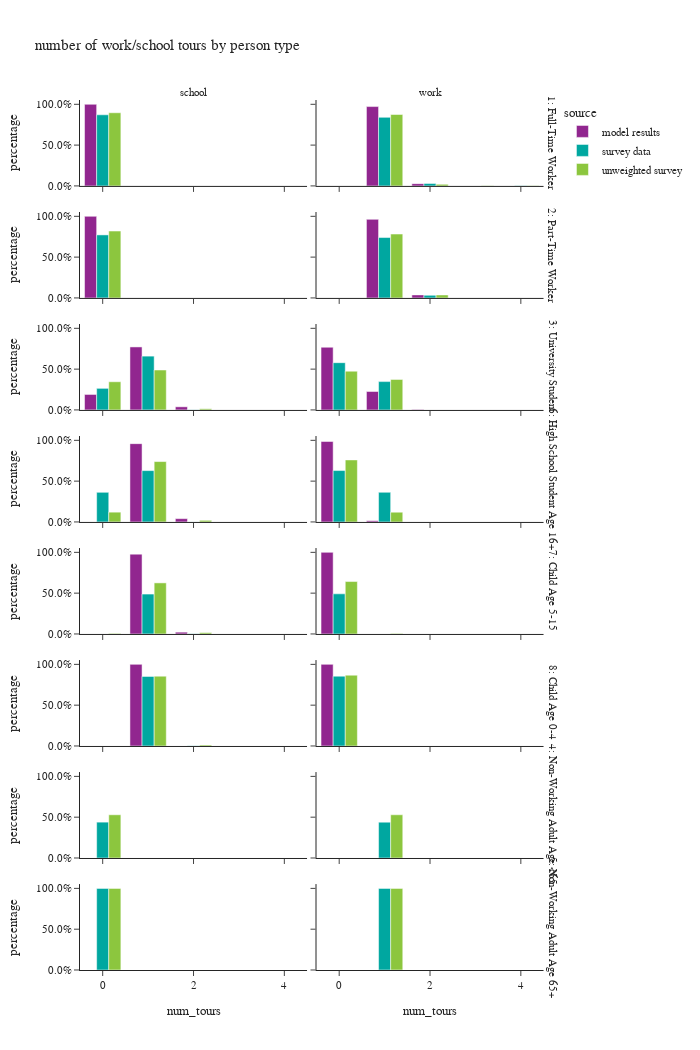

This figure's notebook cell:
### Code cell
# number of mandatory tours
df_plot = m_tour_data[['person_id','source','ptype_label','tour_type','tour_id','person_weight']].groupby(['person_id','source','ptype_label','tour_type','person_weight']).count().reset_index()

pivoted = df_plot.pivot(index=['person_id','source','ptype_label','person_weight'], columns="tour_type", values="tour_id").fillna(0).reset_index()
df_plot = pivoted.melt(id_vars=['person_id','source','ptype_label','person_weight'], var_name="tour_type")

df_plot['num_tours'] = df_plot['value']
df_plot['ws_weight'] = df_plot['person_weight']
df_plot = df_plot.groupby(['source','ptype_label','tour_type','num_tours'])['ws_weight'].sum().reset_index()
df_plot = df_plot.merge(df_ptype_count, how='left', on=['source','ptype_label'])
df_plot['percentage'] = df_plot['ws_weight']/df_plot['person_weight']

fig = px.bar(df_plot, x="num_tours", y="percentage", color="source",barmode="group",
             facet_row="ptype_label",facet_col="tour_type",
             title="number of work/school tours by person type")
fig.for_each_annotation(lambda a: a.update(text=a.text.split("=")[-1]))
fig.update_layout(height=1050, width=700)
fig.update_yaxes(tickformat=".1%")
fig.show()

### Figure 1 — Plotly figure (JSON) as saved in the notebook; plotly's stock layout.template omitted (floating-point values rounded to 4 significant figures)
{"data": [{"alignmentgroup": "True", "hovertemplate": "source=model results<br>ptype_label=1: Full-Time Worker<br>tour_type=school<br>num_tours=%{x}<br>percentage=%{y}<extra></extra>", "legendgroup": "model results", "marker": {"color": "#91268F", "pattern": {"shape": ""}}, "name": "model results", "offsetgroup": "model results", "orientation": "v", "showlegend": true, "textposition": "auto", "type": "bar", "x": [0.0], "xaxis": "x15", "y": [1.0], "yaxis": "y15"}, {"alignmentgroup": "True", "hovertemplate": "source=model results<br>ptype_label=1: Full-Time Worker<br>tour_type=work<br>num_tours=%{x}<br>percentage=%{y}<extra></extra>", "legendgroup": "model results", "marker": {"color": "#91268F", "pattern": {"shape": ""}}, "name": "model results", "offsetgroup": "model results", "orientation": "v", "showlegend": false, "textposition": "auto", "type": "bar", "x": [1.0, 2.0], "xaxis": "x16", "y": [0.9721, 0.0279], "yaxis": "y16"}, {"alignmentgroup": "True", "hovertemplate": "source=model results<br>ptype_label=2: Part-Time Worker<br>tour_type=school<br>num_tours=%{x}<br>percentage=%{y}<extra></extra>", "legendgroup": "model results", "marker": {"color": "#91268F", "pattern": {"shape": ""}}, "name": "model results", "offsetgroup": "model results", "orientation": "v", "showlegend": false, "textposition": "auto", "type": "bar", "x": [0.0], "xaxis": "x13", "y": [1.0], "yaxis": "y13"}, {"alignmentgroup": "True", "hovertemplate": "source=model results<br>ptype_label=2: Part-Time Worker<br>tour_type=work<br>num_tours=%{x}<br>percentage=%{y}<extra></extra>", "legendgroup": "model results", "marker": {"color": "#91268F", "pattern": {"shape": ""}}, "name": "model results", "offsetgroup": "model results", "orientation": "v", "showlegend": false, "textposition": "auto", "type": "bar", "x": [1.0, 2.0], "xaxis": "x14", "y": [0.9627, 0.03732], "yaxis": "y14"}, {"alignmentgroup": "True", "hovertemplate": "source=model results<br>ptype_label=3: University Student<br>tour_type=school<br>num_tours=%{x}<br>percentage=%{y}<extra></extra>", "legendgroup": "model results", "marker": {"color": "#91268F", "pattern": {"shape": ""}}, "name": "model results", "offsetgroup": "model results", "orientation": "v", "showlegend": false, "textposition": "auto", "type": "bar", "x": [0.0, 1.0, 2.0], "xaxis": "x11", "y": [0.1897, 0.7719, 0.03842], "yaxis": "y11"}, {"alignmentgroup": "True", "hovertemplate": "source=model results<br>ptype_label=3: University Student<br>tour_type=work<br>num_tours=%{x}<br>percentage=%{y}<extra></extra>", "legendgroup": "model results", "marker": {"color": "#91268F", "pattern": {"shape": ""}}, "name": "model results", "offsetgroup": "model results", "orientation": "v", "showlegend": false, "textposition": "auto", "type": "bar", "x": [0.0, 1.0, 2.0], "xaxis": "x12", "y": [0.7682, 0.2262, 0.005561], "yaxis": "y12"}, {"alignmentgroup": "True", "hovertemplate": "source=model results<br>ptype_label=6: High School Student Age 16+<br>tour_type=school<br>num_tours=%{x}<br>percentage=%{y}<extra></extra>", "legendgroup": "model results", "marker": {"color": "#91268F", "pattern": {"shape": ""}}, "name": "model results", "offsetgroup": "model results", "orientation": "v", "showlegend": false, "textposition": "auto", "type": "bar", "x": [1.0, 2.0], "xaxis": "x9", "y": [0.9594, 0.04063], "yaxis": "y9"}, {"alignmentgroup": "True", "hovertemplate": "source=model results<br>ptype_label=6: High School Student Age 16+<br>tour_type=work<br>num_tours=%{x}<br>percentage=%{y}<extra></extra>", "legendgroup": "model results", "marker": {"color": "#91268F", "pattern": {"shape": ""}}, "name": "model results", "offsetgroup": "model results", "orientation": "v", "showlegend": false, "textposition": "auto", "type": "bar", "x": [0.0, 1.0], "xaxis": "x10", "y": [0.986, 0.01403], "yaxis": "y10"}, {"alignmentgroup": "True", "hovertemplate": "source=model results<br>ptype_label=7: Child Age 5-15<br>tour_type=school<br>num_tours=%{x}<br>percentage=%{y}<extra></extra>", "legendgroup": "model results", "marker": {"color": "#91268F", "pattern": {"shape": ""}}, "name": "model results", "offsetgroup": "model results", "orientation": "v", "showlegend": false, "textposition": "auto", "type": "bar", "x": [1.0, 2.0], "xaxis": "x7", "y": [0.978, 0.02203], "yaxis": "y7"}, {"alignmentgroup": "True", "hovertemplate": "source=model results<br>ptype_label=7: Child Age 5-15<br>tour_type=work<br>num_tours=%{x}<br>percentage=%{y}<extra></extra>", "legendgroup": "model results", "marker": {"color": "#91268F", "pattern": {"shape": ""}}, "name": "model results", "offsetgroup": "model results", "orientation": "v", "showlegend": false, "textposition": "auto", "type": "bar", "x": [0.0], "xaxis": "x8", "y": [1.0], "yaxis": "y8"}, {"alignmentgroup": "True", "hovertemplate": "source=model results<br>ptype_label=8: Child Age 0-4<br>tour_type=school<br>num_tours=%{x}<br>percentage=%{y}<extra></extra>", "legendgroup": "model results", "marker": {"color": "#91268F", "pattern": {"shape": ""}}, "name": "model results", "offsetgroup": "model results", "orientation": "v", "showlegend": false, "textposition": "auto", "type": "bar", "x": [1.0], "xaxis": "x5", "y": [1.0], "yaxis": "y5"}, {"alignmentgroup": "True", "hovertemplate": "source=model results<br>ptype_label=8: Child Age 0-4<br>tour_type=work<br>num_tours=%{x}<br>percentage=%{y}<extra></extra>", "legendgroup": "model results", "marker": {"color": "#91268F", "pattern": {"shape": ""}}, "name": "model results", "offsetgroup": "model results", "orientation": "v", "showlegend": false, "textposition": "auto", "type": "bar", "x": [0.0], "xaxis": "x6", "y": [1.0], "yaxis": "y6"}, {"alignmentgroup": "True", "hovertemplate": "source=survey data<br>ptype_label=1: Full-Time Worker<br>tour_type=school<br>num_tours=%{x}<br>percentage=%{y}<extra></extra>", "legendgroup": "survey data", "marker": {"color": "#00A7A0", "pattern": {"shape": ""}}, "name": "survey data", "offsetgroup": "survey data", "orientation": "v", "showlegend": true, "textposition": "auto", "type": "bar", "x": [0.0], "xaxis": "x15", "y": [0.8712], "yaxis": "y15"}, {"alignmentgroup": "True", "hovertemplate": "source=survey data<br>ptype_label=1: Full-Time Worker<br>tour_type=work<br>num_tours=%{x}<br>percentage=%{y}<extra></extra>", "legendgroup": "survey data", "marker": {"color": "#00A7A0", "pattern": {"shape": ""}}, "name": "survey data", "offsetgroup": "survey data", "orientation": "v", "showlegend": false, "textposition": "auto", "type": "bar", "x": [1.0, 2.0, 3.0, 4.0], "xaxis": "x16", "y": [0.8404, 0.03033, 6.311e-05, 0.0004842], "yaxis": "y16"}, {"alignmentgroup": "True", "hovertemplate": "source=survey data<br>ptype_label=2: Part-Time Worker<br>tour_type=school<br>num_tours=%{x}<br>percentage=%{y}<extra></extra>", "legendgroup": "survey data", "marker": {"color": "#00A7A0", "pattern": {"shape": ""}}, "name": "survey data", "offsetgroup": "survey data", "orientation": "v", "showlegend": false, "textposition": "auto", "type": "bar", "x": [0.0], "xaxis": "x13", "y": [0.7722], "yaxis": "y13"}, {"alignmentgroup": "True", "hovertemplate": "source=survey data<br>ptype_label=2: Part-Time Worker<br>tour_type=work<br>num_tours=%{x}<br>percentage=%{y}<extra></extra>", "legendgroup": "survey data", "marker": {"color": "#00A7A0", "pattern": {"shape": ""}}, "name": "survey data", "offsetgroup": "survey data", "orientation": "v", "showlegend": false, "textposition": "auto", "type": "bar", "x": [1.0, 2.0], "xaxis": "x14", "y": [0.7398, 0.03243], "yaxis": "y14"}, {"alignmentgroup": "True", "hovertemplate": "source=survey data<br>ptype_label=3: University Student<br>tour_type=school<br>num_tours=%{x}<br>percentage=%{y}<extra></extra>", "legendgroup": "survey data", "marker": {"color": "#00A7A0", "pattern": {"shape": ""}}, "name": "survey data", "offsetgroup": "survey data", "orientation": "v", "showlegend": false, "textposition": "auto", "type": "bar", "x": [0.0, 1.0, 2.0], "xaxis": "x11", "y": [0.2646, 0.6593, 0.002394], "yaxis": "y11"}, {"alignmentgroup": "True", "hovertemplate": "source=survey data<br>ptype_label=3: University Student<br>tour_type=work<br>num_tours=%{x}<br>percentage=%{y}<extra></extra>", "legendgroup": "survey data", "marker": {"color": "#00A7A0", "pattern": {"shape": ""}}, "name": "survey data", "offsetgroup": "survey data", "orientation": "v", "showlegend": false, "textposition": "auto", "type": "bar", "x": [0.0, 1.0], "xaxis": "x12", "y": [0.579, 0.3473], "yaxis": "y12"}, {"alignmentgroup": "True", "hovertemplate": "source=survey data<br>ptype_label=6: High School Student Age 16+<br>tour_type=school<br>num_tours=%{x}<br>percentage=%{y}<extra></extra>", "legendgroup": "survey data", "marker": {"color": "#00A7A0", "pattern": {"shape": ""}}, "name": "survey data", "offsetgroup": "survey data", "orientation": "v", "showlegend": false, "textposition": "auto", "type": "bar", "x": [0.0, 1.0, 2.0], "xaxis": "x9", "y": [0.3633, 0.6291, 0.0006962], "yaxis": "y9"}, {"alignmentgroup": "True", "hovertemplate": "source=survey data<br>ptype_label=6: High School Student Age 16+<br>tour_type=work<br>num_tours=%{x}<br>percentage=%{y}<extra></extra>", "legendgroup": "survey data", "marker": {"color": "#00A7A0", "pattern": {"shape": ""}}, "name": "survey data", "offsetgroup": "survey data", "orientation": "v", "showlegend": false, "textposition": "auto", "type": "bar", "x": [0.0, 1.0], "xaxis": "x10", "y": [0.6298, 0.3633], "yaxis": "y10"}, {"alignmentgroup": "True", "hovertemplate": "source=survey data<br>ptype_label=7: Child Age 5-15<br>tour_type=school<br>num_tours=%{x}<br>percentage=%{y}<extra></extra>", "legendgroup": "survey data", "marker": {"color": "#00A7A0", "pattern": {"shape": ""}}, "name": "survey data", "offsetgroup": "survey data", "orientation": "v", "showlegend": false, "textposition": "auto", "type": "bar", "x": [0.0, 1.0, 2.0], "xaxis": "x7", "y": [0.000199, 0.4889, 0.002762], "yaxis": "y7"}, {"alignmentgroup": "True", "hovertemplate": "source=survey data<br>ptype_label=7: Child Age 5-15<br>tour_type=work<br>num_tours=%{x}<br>percentage=%{y}<extra></extra>", "legendgroup": "survey data", "marker": {"color": "#00A7A0", "pattern": {"shape": ""}}, "name": "survey data", "offsetgroup": "survey data", "orientation": "v", "showlegend": false, "textposition": "auto", "type": "bar", "x": [0.0, 1.0], "xaxis": "x8", "y": [0.4916, 0.000199], "yaxis": "y8"}, {"alignmentgroup": "True", "hovertemplate": "source=survey data<br>ptype_label=8: Child Age 0-4<br>tour_type=school<br>num_tours=%{x}<br>percentage=%{y}<extra></extra>", "legendgroup": "survey data", "marker": {"color": "#00A7A0", "pattern": {"shape": ""}}, "name": "survey data", "offsetgroup": "survey data", "orientation": "v", "showlegend": false, "textposition": "auto", "type": "bar", "x": [1.0, 2.0], "xaxis": "x5", "y": [0.8526, 0.002688], "yaxis": "y5"}, {"alignmentgroup": "True", "hovertemplate": "source=survey data<br>ptype_label=8: Child Age 0-4<br>tour_type=work<br>num_tours=%{x}<br>percentage=%{y}<extra></extra>", "legendgroup": "survey data", "marker": {"color": "#00A7A0", "pattern": {"shape": ""}}, "name": "survey data", "offsetgroup": "survey data", "orientation": "v", "showlegend": false, "textposition": "auto", "type": "bar", "x": [0.0], "xaxis": "x6", "y": [0.8553], "yaxis": "y6"}, {"alignmentgroup": "True", "hovertemplate": "source=survey data<br>ptype_label=4: Non-Working Adult Age <65<br>tour_type=school<br>num_tours=%{x}<br>percentage=%{y}<extra></extra>", "legendgroup": "survey data", "marker": {"color": "#00A7A0", "pattern": {"shape": ""}}, "name": "survey data", "offsetgroup": "survey data", "orientation": "v", "showlegend": false, "textposition": "auto", "type": "bar", "x": [0.0], "xaxis": "x3", "y": [0.4392], "yaxis": "y3"}, {"alignmentgroup": "True", "hovertemplate": "source=survey data<br>ptype_label=4: Non-Working Adult Age <65<br>tour_type=work<br>num_tours=%{x}<br>percentage=%{y}<extra></extra>", "legendgroup": "survey data", "marker": {"color": "#00A7A0", "pattern": {"shape": ""}}, "name": "survey data", "offsetgroup": "survey data", "orientation": "v", "showlegend": false, "textposition": "auto", "type": "bar", "x": [1.0], "xaxis": "x4", "y": [0.4392], "yaxis": "y4"}, {"alignmentgroup": "True", "hovertemplate": "source=survey data<br>ptype_label=5: Non-Working Adult Age 65+<br>tour_type=school<br>num_tours=%{x}<br>percentage=%{y}<extra></extra>", "legendgroup": "survey data", "marker": {"color": "#00A7A0", "pattern": {"shape": ""}}, "name": "survey data", "offsetgroup": "survey data", "orientation": "v", "showlegend": false, "textposition": "auto", "type": "bar", "x": [0.0], "xaxis": "x", "y": [1.0], "yaxis": "y"}, {"alignmentgroup": "True", "hovertemplate": "source=survey data<br>ptype_label=5: Non-Working Adult Age 65+<br>tour_type=work<br>num_tours=%{x}<br>percentage=%{y}<extra></extra>", "legendgroup": "survey data", "marker": {"color": "#00A7A0", "pattern": {"shape": ""}}, "name": "survey data", "offsetgroup": "survey data", "orientation": "v", "showlegend": false, "textposition": "auto", "type": "bar", "x": [1.0], "xaxis": "x2", "y": [1.0], "yaxis": "y2"}, {"alignmentgroup": "True", "hovertemplate": "source=unweighted survey<br>ptype_label=1: Full-Time Worker<br>tour_type=school<br>num_tours=%{x}<br>percentage=%{y}<extra></extra>", "legendgroup": "unweighted survey", "marker": {"color": "#8CC63E", "pattern": {"shape": ""}}, "name": "unweighted survey", "offsetgroup": "unweighted survey", "orientation": "v", "showlegend": true, "textposition": "auto", "type": "bar", "x": [0.0], "xaxis": "x15", "y": [0.8964], "yaxis": "y15"}, {"alignmentgroup": "True", "hovertemplate": "source=unweighted survey<br>ptype_label=1: Full-Time Worker<br>tour_type=work<br>num_tours=%{x}<br>percentage=%{y}<extra></extra>", "legendgroup": "unweighted survey", "marker": {"color": "#8CC63E", "pattern": {"shape": ""}}, "name": "unweighted survey", "offsetgroup": "unweighted survey", "orientation": "v", "showlegend": false, "textposition": "auto", "type": "bar", "x": [1.0, 2.0, 3.0, 4.0], "xaxis": "x16", "y": [0.875, 0.01943, 0.001295, 0.0006477], "yaxis": "y16"}, {"alignmentgroup": "True", "hovertemplate": "source=unweighted survey<br>ptype_label=2: Part-Time Worker<br>tour_type=school<br>num_tours=%{x}<br>percentage=%{y}<extra></extra>", "legendgroup": "unweighted survey", "marker": {"color": "#8CC63E", "pattern": {"shape": ""}}, "name": "unweighted survey", "offsetgroup": "unweighted survey", "orientation": "v", "showlegend": false, "textposition": "auto", "type": "bar", "x": [0.0], "xaxis": "x13", "y": [0.8194], "yaxis": "y13"}, {"alignmentgroup": "True", "hovertemplate": "source=unweighted survey<br>ptype_label=2: Part-Time Worker<br>tour_type=work<br>num_tours=%{x}<br>percentage=%{y}<extra></extra>", "legendgroup": "unweighted survey", "marker": {"color": "#8CC63E", "pattern": {"shape": ""}}, "name": "unweighted survey", "offsetgroup": "unweighted survey", "orientation": "v", "showlegend": false, "textposition": "auto", "type": "bar", "x": [1.0, 2.0], "xaxis": "x14", "y": [0.7826, 0.03679], "yaxis": "y14"}, {"alignmentgroup": "True", "hovertemplate": "source=unweighted survey<br>ptype_label=3: University Student<br>tour_type=school<br>num_tours=%{x}<br>percentage=%{y}<extra></extra>", "legendgroup": "unweighted survey", "marker": {"color": "#8CC63E", "pattern": {"shape": ""}}, "name": "unweighted survey", "offsetgroup": "unweighted survey", "orientation": "v", "showlegend": false, "textposition": "auto", "type": "bar", "x": [0.0, 1.0, 2.0], "xaxis": "x11", "y": [0.3453, 0.4892, 0.01439], "yaxis": "y11"}, {"alignmentgroup": "True", "hovertemplate": "source=unweighted survey<br>ptype_label=3: University Student<br>tour_type=work<br>num_tours=%{x}<br>percentage=%{y}<extra></extra>", "legendgroup": "unweighted survey", "marker": {"color": "#8CC63E", "pattern": {"shape": ""}}, "name": "unweighted survey", "offsetgroup": "unweighted survey", "orientation": "v", "showlegend": false, "textposition": "auto", "type": "bar", "x": [0.0, 1.0], "xaxis": "x12", "y": [0.4748, 0.3741], "yaxis": "y12"}, {"alignmentgroup": "True", "hovertemplate": "source=unweighted survey<br>ptype_label=6: High School Student Age 16+<br>tour_type=school<br>num_tours=%{x}<br>percentage=%{y}<extra></extra>", "legendgroup": "unweighted survey", "marker": {"color": "#8CC63E", "pattern": {"shape": ""}}, "name": "unweighted survey", "offsetgroup": "unweighted survey", "orientation": "v", "showlegend": false, "textposition": "auto", "type": "bar", "x": [0.0, 1.0, 2.0], "xaxis": "x9", "y": [0.12, 0.74, 0.02], "yaxis": "y9"}, {"alignmentgroup": "True", "hovertemplate": "source=unweighted survey<br>ptype_label=6: High School Student Age 16+<br>tour_type=work<br>num_tours=%{x}<br>percentage=%{y}<extra></extra>", "legendgroup": "unweighted survey", "marker": {"color": "#8CC63E", "pattern": {"shape": ""}}, "name": "unweighted survey", "offsetgroup": "unweighted survey", "orientation": "v", "showlegend": false, "textposition": "auto", "type": "bar", "x": [0.0, 1.0], "xaxis": "x10", "y": [0.76, 0.12], "yaxis": "y10"}, {"alignmentgroup": "True", "hovertemplate": "source=unweighted survey<br>ptype_label=7: Child Age 5-15<br>tour_type=school<br>num_tours=%{x}<br>percentage=%{y}<extra></extra>", "legendgroup": "unweighted survey", "marker": {"color": "#8CC63E", "pattern": {"shape": ""}}, "name": "unweighted survey", "offsetgroup": "unweighted survey", "orientation": "v", "showlegend": false, "textposition": "auto", "type": "bar", "x": [0.0, 1.0, 2.0], "xaxis": "x7", "y": [0.007059, 0.6259, 0.01647], "yaxis": "y7"}, {"alignmentgroup": "True", "hovertemplate": "source=unweighted survey<br>ptype_label=7: Child Age 5-15<br>tour_type=work<br>num_tours=%{x}<br>percentage=%{y}<extra></extra>", "legendgroup": "unweighted survey", "marker": {"color": "#8CC63E", "pattern": {"shape": ""}}, "name": "unweighted survey", "offsetgroup": "unweighted survey", "orientation": "v", "showlegend": false, "textposition": "auto", "type": "bar", "x": [0.0, 1.0], "xaxis": "x8", "y": [0.6424, 0.007059], "yaxis": "y8"}, {"alignmentgroup": "True", "hovertemplate": "source=unweighted survey<br>ptype_label=8: Child Age 0-4<br>tour_type=school<br>num_tours=%{x}<br>percentage=%{y}<extra></extra>", "legendgroup": "unweighted survey", "marker": {"color": "#8CC63E", "pattern": {"shape": ""}}, "name": "unweighted survey", "offsetgroup": "unweighted survey", "orientation": "v", "showlegend": false, "textposition": "auto", "type": "bar", "x": [1.0, 2.0], "xaxis": "x5", "y": [0.8554, 0.01205], "yaxis": "y5"}, {"alignmentgroup": "True", "hovertemplate": "source=unweighted survey<br>ptype_label=8: Child Age 0-4<br>tour_type=work<br>num_tours=%{x}<br>percentage=%{y}<extra></extra>", "legendgroup": "unweighted survey", "marker": {"color": "#8CC63E", "pattern": {"shape": ""}}, "name": "unweighted survey", "offsetgroup": "unweighted survey", "orientation": "v", "showlegend": false, "textposition": "auto", "type": "bar", "x": [0.0], "xaxis": "x6", "y": [0.8675], "yaxis": "y6"}, {"alignmentgroup": "True", "hovertemplate": "source=unweighted survey<br>ptype_label=4: Non-Working Adult Age <65<br>tour_type=school<br>num_tours=%{x}<br>percentage=%{y}<extra></extra>", "legendgroup": "unweighted survey", "marker": {"color": "#8CC63E", "pattern": {"shape": ""}}, "name": "unweighted survey", "offsetgroup": "unweighted survey", "orientation": "v", "showlegend": false, "textposition": "auto", "type": "bar", "x": [0.0], "xaxis": "x3", "y": [0.5294], "yaxis": "y3"}, {"alignmentgroup": "True", "hovertemplate": "source=unweighted survey<br>ptype_label=4: Non-Working Adult Age <65<br>tour_type=work<br>num_tours=%{x}<br>percentage=%{y}<extra></extra>", "legendgroup": "unweighted survey", "marker": {"color": "#8CC63E", "pattern": {"shape": ""}}, "name": "unweighted survey", "offsetgroup": "unweighted survey", "orientation": "v", "showlegend": false, "textposition": "auto", "type": "bar", "x": [1.0], "xaxis": "x4", "y": [0.5294], "yaxis": "y4"}, {"alignmentgroup": "True", "hovertemplate": "source=unweighted survey<br>ptype_label=5: Non-Working Adult Age 65+<br>tour_type=school<br>num_tours=%{x}<br>percentage=%{y}<extra></extra>", "legendgroup": "unweighted survey", "marker": {"color": "#8CC63E", "pattern": {"shape": ""}}, "name": "unweighted survey", "offsetgroup": "unweighted survey", "orientation": "v", "showlegend": false, "textposition": "auto", "type": "bar", "x": [0.0], "xaxis": "x", "y": [1.0], "yaxis": "y"}, {"alignmentgroup": "True", "hovertemplate": "source=unweighted survey<br>ptype_label=5: Non-Working Adult Age 65+<br>tour_type=work<br>num_tours=%{x}<br>percentage=%{y}<extra></extra>", "legendgroup": "unweighted survey", "marker": {"color": "#8CC63E", "pattern": {"shape": ""}}, "name": "unweighted survey", "offsetgroup": "unweighted survey", "orientation": "v", "showlegend": false, "textposition": "auto", "type": "bar", "x": [1.0], "xaxis": "x2", "y": [1.0], "yaxis": "y2"}], "layout": {"annotations": [{"font": {}, "showarrow": false, "text": "school", "x": 0.24, "xanchor": "center", "xref": "paper", "y": 1.0, "yanchor": "bottom", "yref": "paper"}, {"font": {}, "showarrow": false, "text": "work", "x": 0.74, "xanchor": "center", "xref": "paper", "y": 1.0, "yanchor": "bottom", "yref": "paper"}, {"font": {}, "showarrow": false, "text": "5: Non-Working Adult Age 65+", "textangle": 90, "x": 0.98, "xanchor": "left", "xref": "paper", "y": 0.04938, "yanchor": "middle", "yref": "paper"}, {"font": {}, "showarrow": false, "text": "4: Non-Working Adult Age <65", "textangle": 90, "x": 0.98, "xanchor": "left", "xref": "paper", "y": 0.1781, "yanchor": "middle", "yref": "paper"}, {"font": {}, "showarrow": false, "text": "8: Child Age 0-4", "textangle": 90, "x": 0.98, "xanchor": "left", "xref": "paper", "y": 0.3069, "yanchor": "middle", "yref": "paper"}, {"font": {}, "showarrow": false, "text": "7: Child Age 5-15", "textangle": 90, "x": 0.98, "xanchor": "left", "xref": "paper", "y": 0.4356, "yanchor": "middle", "yref": "paper"}, {"font": {}, "showarrow": false, "text": "6: High School Student Age 16+", "textangle": 90, "x": 0.98, "xanchor": "left", "xref": "paper", "y": 0.5644, "yanchor": "middle", "yref": "paper"}, {"font": {}, "showarrow": false, "text": "3: University Student", "textangle": 90, "x": 0.98, "xanchor": "left", "xref": "paper", "y": 0.6931, "yanchor": "middle", "yref": "paper"}, {"font": {}, "showarrow": false, "text": "2: Part-Time Worker", "textangle": 90, "x": 0.98, "xanchor": "left", "xref": "paper", "y": 0.8219, "yanchor": "middle", "yref": "paper"}, {"font": {}, "showarrow": false, "text": "1: Full-Time Worker", "textangle": 90, "x": 0.98, "xanchor": "left", "xref": "paper", "y": 0.9506, "yanchor": "middle", "yref": "paper"}], "barmode": "group", "height": 1050, "legend": {"title": {"text": "source"}, "tracegroupgap": 0}, "title": {"text": "number of work/school tours by person type"}, "width": 700, "xaxis": {"anchor": "y", "domain": [0.0, 0.48], "title": {"text": "num_tours"}}, "xaxis10": {"anchor": "y10", "domain": [0.5, 0.98], "matches": "x", "showticklabels": false}, "xaxis11": {"anchor": "y11", "domain": [0.0, 0.48], "matches": "x", "showticklabels": false}, "xaxis12": {"anchor": "y12", "domain": [0.5, 0.98], "matches": "x", "showticklabels": false}, "xaxis13": {"anchor": "y13", "domain": [0.0, 0.48], "matches": "x", "showticklabels": false}, "xaxis14": {"anchor": "y14", "domain": [0.5, 0.98], "matches": "x", "showticklabels": false}, "xaxis15": {"anchor": "y15", "domain": [0.0, 0.48], "matches": "x", "showticklabels": false}, "xaxis16": {"anchor": "y16", "domain": [0.5, 0.98], "matches": "x", "showticklabels": false}, "xaxis2": {"anchor": "y2", "domain": [0.5, 0.98], "matches": "x", "title": {"text": "num_tours"}}, "xaxis3": {"anchor": "y3", "domain": [0.0, 0.48], "matches": "x", "showticklabels": false}, "xaxis4": {"anchor": "y4", "domain": [0.5, 0.98], "matches": "x", "showticklabels": false}, "xaxis5": {"anchor": "y5", "domain": [0.0, 0.48], "matches": "x", "showticklabels": false}, "xaxis6": {"anchor": "y6", "domain": [0.5, 0.98], "matches": "x", "showticklabels": false}, "xaxis7": {"anchor": "y7", "domain": [0.0, 0.48], "matches": "x", "showticklabels": false}, "xaxis8": {"anchor": "y8", "domain": [0.5, 0.98], "matches": "x", "showticklabels": false}, "xaxis9": {"anchor": "y9", "domain": [0.0, 0.48], "matches": "x", "showticklabels": false}, "yaxis": {"anchor": "x", "domain": [0.0, 0.09875], "tickformat": ".1%", "title": {"text": "percentage"}}, "yaxis10": {"anchor": "x10", "domain": [0.515, 0.6138], "matches": "y", "showticklabels": false, "tickformat": ".1%"}, "yaxis11": {"anchor": "x11", "domain": [0.6438, 0.7425], "matches": "y", "tickformat": ".1%", "title": {"text": "percentage"}}, "yaxis12": {"anchor": "x12", "domain": [0.6438, 0.7425], "matches": "y", "showticklabels": false, "tickformat": ".1%"}, "yaxis13": {"anchor": "x13", "domain": [0.7725, 0.8712], "matches": "y", "tickformat": ".1%", "title": {"text": "percentage"}}, "yaxis14": {"anchor": "x14", "domain": [0.7725, 0.8712], "matches": "y", "showticklabels": false, "tickformat": ".1%"}, "yaxis15": {"anchor": "x15", "domain": [0.9012, 1.0], "matches": "y", "tickformat": ".1%", "title": {"text": "percentage"}}, "yaxis16": {"anchor": "x16", "domain": [0.9012, 1.0], "matches": "y", "showticklabels": false, "tickformat": ".1%"}, "yaxis2": {"anchor": "x2", "domain": [0.0, 0.09875], "matches": "y", "showticklabels": false, "tickformat": ".1%"}, "yaxis3": {"anchor": "x3", "domain": [0.1288, 0.2275], "matches": "y", "tickformat": ".1%", "title": {"text": "percentage"}}, "yaxis4": {"anchor": "x4", "domain": [0.1288, 0.2275], "matches": "y", "showticklabels": false, "tickformat": ".1%"}, "yaxis5": {"anchor": "x5", "domain": [0.2575, 0.3563], "matches": "y", "tickformat": ".1%", "title": {"text": "percentage"}}, "yaxis6": {"anchor": "x6", "domain": [0.2575, 0.3563], "matches": "y", "showticklabels": false, "tickformat": ".1%"}, "yaxis7": {"anchor": "x7", "domain": [0.3862, 0.485], "matches": "y", "tickformat": ".1%", "title": {"text": "percentage"}}, "yaxis8": {"anchor": "x8", "domain": [0.3862, 0.485], "matches": "y", "showticklabels": false, "tickformat": ".1%"}, "yaxis9": {"anchor": "x9", "domain": [0.515, 0.6138], "matches": "y", "tickformat": ".1%", "title": {"text": "percentage"}}}}
